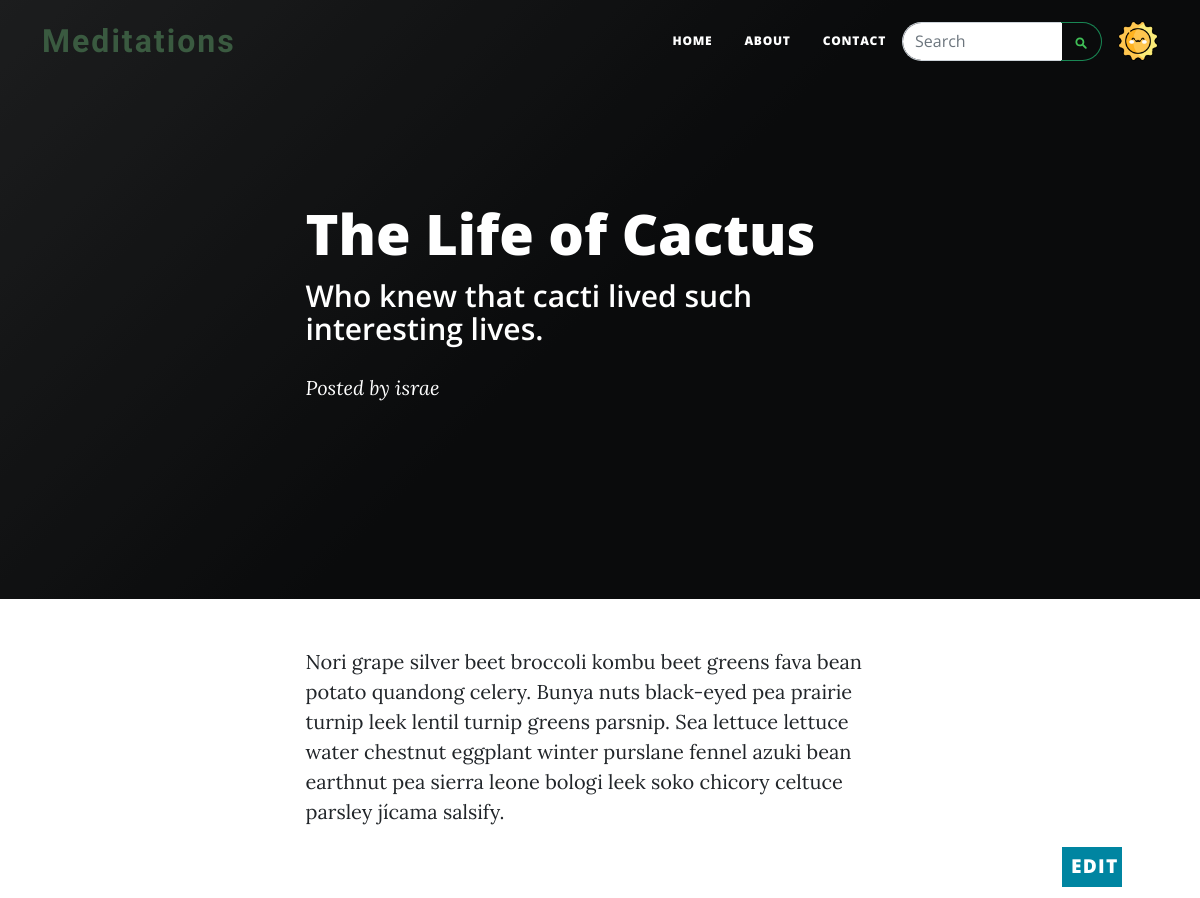
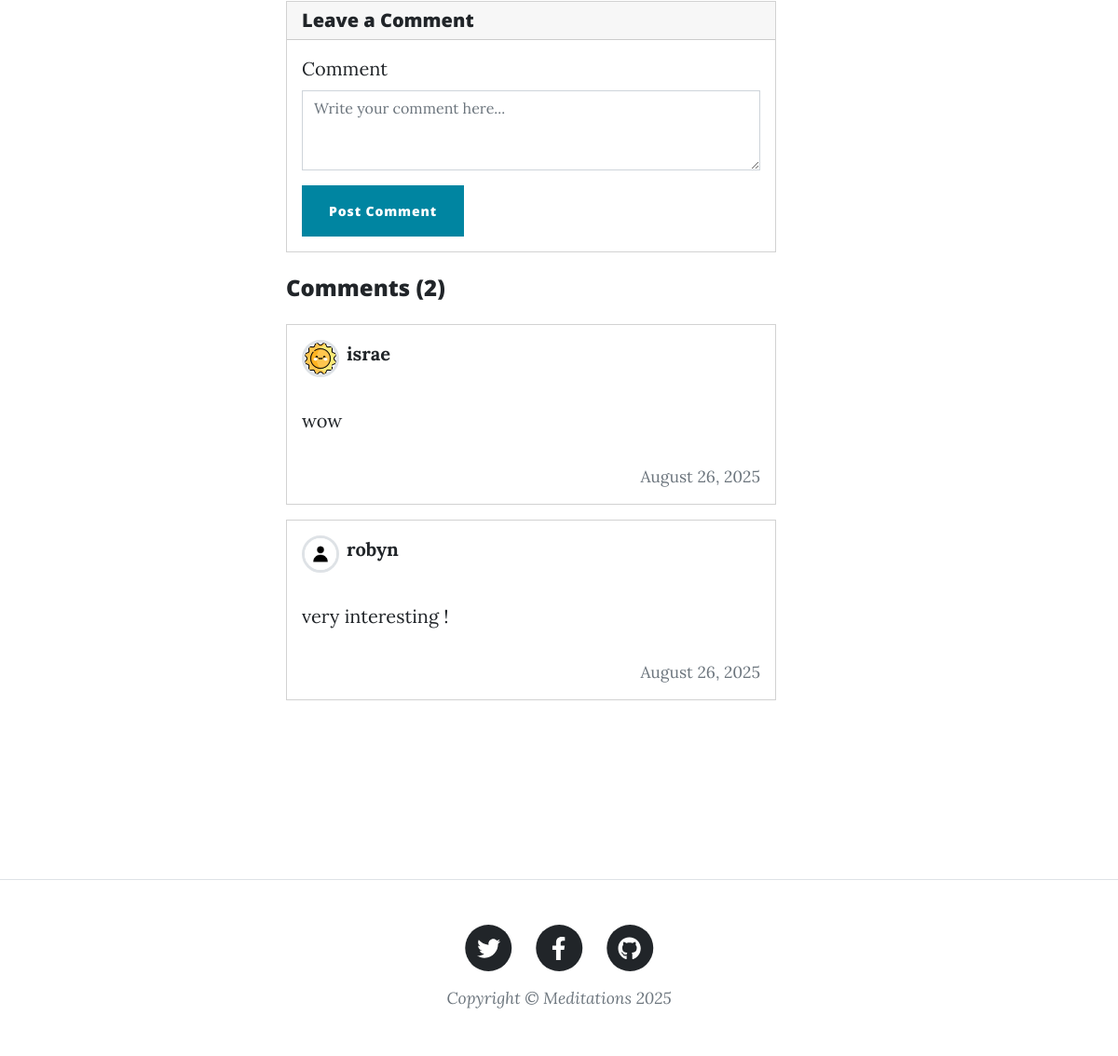
The app's page /post/1 (signed in) with its own data (2 pictures, top to bottom).
### server.py (models this page shows, shortened)
class User(UserMixin, db.Model):
    id: Mapped[int] = mapped_column(Integer, primary_key=True)
    email: Mapped[str] = mapped_column(String(100), unique=True)
    password: Mapped[str] = mapped_column(String(100))
    name: Mapped[str] = mapped_column(String(1000))
    role: Mapped[str] = mapped_column(String(20), default='regular', nullable=False)
    date_joined: Mapped[str] = mapped_column(String(100), default=None, nullable=True)
    profile_picture: Mapped[str] = mapped_column(String(100), default='default_profile.jpg', nullable=True)
    posts: Mapped[list['BlogPost']] = relationship(back_populates='author')
    comments: Mapped[list['Comment']] = relationship(back_populates='author')

class BlogPost(db.Model):
    id: Mapped[int] = mapped_column(Integer, primary_key=True)
    title: Mapped[str] = mapped_column(String(100), nullable=False)
    subtitle: Mapped[str] = mapped_column(String(100), nullable=False)
    body: Mapped[str] = mapped_column(String, nullable=False)
    author_id: Mapped[int] = mapped_column(ForeignKey("user.id"), nullable=True)  # Nullable for migration
    date: Mapped[str] = mapped_column(String(100), nullable=False)
    author: Mapped['User'] = relationship(back_populates='posts')
    comments: Mapped[list['Comment']] = relationship(back_populates='post', cascade='all, delete-orphan')

class Comment(db.Model):
    id: Mapped[int] = mapped_column(Integer, primary_key=True)
    content: Mapped[str] = mapped_column(String, nullable=False)
    date: Mapped[str] = mapped_column(String(100), nullable=False)
    author_id: Mapped[int] = mapped_column(ForeignKey("user.id"), nullable=False)
    post_id: Mapped[int] = mapped_column(ForeignKey("blog_post.id"), nullable=False)
    author: Mapped['User'] = relationship(back_populates='comments')
    post: Mapped['BlogPost'] = relationship(back_populates='comments')

### server.py (the view, shortened to what this page needs)
@app.route('/post/<int:id>', methods=['GET', 'POST'])
def post(id):
    blog_post = BlogPost.query.get_or_404(id)
    comment_form = CommentForm()
    comments = Comment.query.filter_by(post_id=id).order_by(Comment.id.desc()).all()
    return render_template('post.html',
                         page_title=blog_post.title,
                         page_subtitle=blog_post.subtitle,
                         page_meta=f"Posted by {blog_post.author.name if blog_post.author else 'Unknown'}",
                         page_body=blog_post.body,
                         page_background_type="black",
                         page_background_image=None,
                         year=get_current_year(),
                         blog=blog_post,
                         comments=comments,
                         comment_form=comment_form)

### server.py
class CommentForm(FlaskForm):
    content = TextAreaField('Comment', validators=[DataRequired()], render_kw={'placeholder': 'Write your comment here...', 'rows': 3})
    submit = SubmitField('Post Comment')

### server.py (called while the page is built)
@login_manager.user_loader
def load_user(user_id):
    return User.query.get(int(user_id))

def get_current_year():
    return date.today().year

### templates/post.html (shortened to what this page needs)
{% extends "base.html" %}
{% block content %}
<article class="mb-4">
    <div class="container px-4 px-lg-5">
        <div class="row gx-4 gx-lg-5 justify-content-center">
            <div class="col-md-10 col-lg-8 col-xl-7">
                {{ page_body | safe }}
            </div>
        </div>
        {% if current_user.role == 'admin' %}
        <a class="btn btn-sm btn-primary text-uppercase" href="{{ url_for('edit_post', id=blog.id) }}" style="font-size: 1.2rem; width: 60px; height: 40px; margin-top: 20px; margin-bottom: 20px; float: right;">Edit</a>
        {% endif %}
    </div>
</article>
<section class="py-5">
    <div class="container px-4 px-lg-5">
        <div class="row gx-4 gx-lg-5 justify-content-center">
            <div class="col-md-10 col-lg-8 col-xl-7">
                {% if current_user.is_authenticated %}
                <div class="card mb-4">
                    <div class="card-header">
                        <h5 class="mb-0">Leave a Comment</h5>
                    </div>
                    <div class="card-body">
                        <form method="POST">
                            <div class="mb-3">
                                {{ comment_form.content.label(class="form-label") }}
                                {{ comment_form.content(class="form-control") }}
                            </div>
                            {{ comment_form.submit(class="btn btn-primary") }}
                        </form>
                    </div>
                </div>
                {% else %}
                <div class="alert alert-info">
                    <a href="{{ url_for('login') }}" class="alert-link">Log in</a> to leave a comment.
                </div>
                {% endif %}
                <div class="comments-section">
                    <h4 class="mb-4">Comments ({{ comments|length }})</h4>
                    {% if comments %}
                        {% for comment in comments %}
                        <div class="card mb-3">
                            <div class="card-body">
                                <div class="d-flex justify-content-start align-items-start mb-2">
                                    <img src="{{ url_for('static', filename=comment.author.profile_picture or 'default_profile.jpg') }}"
                                             alt="Profile"
                                             style="width: 40px; height: 40px; border-radius: 50%; object-fit: cover; border: 3px solid #dee2e6;">
                                    <strong class="ms-2">{{ comment.author.name }}</strong>
                                </div>
                                <p class="card-text">{{ comment.content }}</p>
                                <small class="text-muted" style="float: right;">{{ comment.date }}</small>
                            </div>
                        </div>
                        {% endfor %}
                    {% else %}
                        <p class="text-muted">No comments yet. Be the first to comment!</p>
                    {% endif %}
                </div>
            </div>
        </div>
    </div>
</section>
{% endblock %}

### templates/base.html (shortened to what this page needs)
<!DOCTYPE html>
<html lang="en">
    <head>
        <link rel="stylesheet" href="{{ url_for('static', filename='styles.css') }}">
    </head>
    <body>
        {% include 'header.html' %}
        {% block content %}{% endblock %}
        {% include 'footer.html' %}
    </body>
</html>

### templates/header.html (shortened to what this page needs)
<!DOCTYPE html>
<html lang="en">
<head>
</head>
<body>
    <nav class="navbar navbar-expand-lg navbar-light" id="mainNav">
        <div class="container">
            <a class="navbar-brand medieval-brand" href="{{ url_for('home') }}">Meditations</a>
            <div class="collapse navbar-collapse" id="navbarResponsive">
                <ul class="navbar-nav ms-auto py-4 py-lg-0">
                    <li class="nav-item"><a class="nav-link px-lg-3 py-3 py-lg-4" href="{{ url_for('home') }}">Home</a></li>
                    <li class="nav-item"><a class="nav-link px-lg-3 py-3 py-lg-4" href="{{ url_for('about') }}">About</a></li>
                    <li class="nav-item"><a class="nav-link px-lg-3 py-3 py-lg-4" href="{{ url_for('contact') }}">Contact</a></li>
                </ul>
                <form class="form-inline my-2 my-lg-0 d-flex align-items-center me-3">
                    <div class="input-group" style="max-width: 200px;">
                        <input class="form-control" type="search" placeholder="Search" aria-label="Search" style="border-radius: 20px 0 0 20px; border-right: none;">
                        <button class="btn btn-outline-success" type="submit" style="border-radius: 0 20px 20px 0; border-left: none; padding: 8px 12px;">
                        </button>
                    </div>
                </form>
                {% if current_user.is_authenticated %}
                <div class="d-flex align-items-center">
                    <a href="{{ url_for('profile') }}" class="nav-link">
                        <img src="{{ url_for('static', filename=current_user.profile_picture or 'default_profile.jpg') }}" alt="Profile" style="width: 40px; height: 40px; border-radius: 50%; object-fit: cover;">
                    </a>
                </div>
                {% endif %}
            </div>
        </div>
    </nav>
    {% if show_header is not defined or show_header %}
    {% set background_type = page_background_type or 'image' %}
    {% if background_type == 'black' %}
        <header class="masthead" style="background: linear-gradient(135deg, #1a1a1a 0%, #000000 50%, #000000 100%); min-height: 50vh;">
    {% elif background_type == 'image' or background_type == 'custom' %}
        <header class="masthead" style="background-image: url('{{ page_background_image }}'); min-height: 50vh;">
    {% else %}
        <header class="masthead" style="background: linear-gradient(135deg, #1a1a1a 0%, #000000 50%, #000000 100%); min-height: 50vh;">
    {% endif %}
        <div class="container position-relative px-4 px-lg-5">
            <div class="row gx-4 gx-lg-5 justify-content-center">
                <div class="col-md-10 col-lg-8 col-xl-7">
                    {% if page_meta %}
                    <div class="post-heading">
                        <h1>{{ page_title or 'Post Title' }}</h1>
                        <h2 class="subheading">{{ page_subtitle or 'Post Subtitle' }}</h2>
                        <span class="meta">{{ page_meta }}</span>
                    </div>
                    {% else %}
                    <div class="site-heading">
                        <h1>{{ page_title or 'Page Title' }}</h1>
                        <span class="subheading">{{ page_subtitle or 'Page Subtitle' }}</span>
                    </div>
                    {% endif %}
                </div>
            </div>
        </div>
    </header>
    {% endif %}
</body>
</html>

### templates/footer.html
<footer class="border-top" style="margin-top: 8rem;">
    <div class="container px-4 px-lg-5">
        <div class="row gx-4 gx-lg-5 justify-content-center">
            <div class="col-md-10 col-lg-8 col-xl-7">
                <ul class="list-inline text-center">
                    <li class="list-inline-item">
                        <a href="#!">
                            <span class="fa-stack fa-lg">
                                <i class="fas fa-circle fa-stack-2x"></i>
                                <i class="fab fa-twitter fa-stack-1x fa-inverse"></i>
                            </span>
                        </a>
                    </li>
                    <li class="list-inline-item">
                        <a href="#!">
                            <span class="fa-stack fa-lg">
                                <i class="fas fa-circle fa-stack-2x"></i>
                                <i class="fab fa-facebook-f fa-stack-1x fa-inverse"></i>
                            </span>
                        </a>
                    </li>
                    <li class="list-inline-item">
                        <a href="#!">
                            <span class="fa-stack fa-lg">
                                <i class="fas fa-circle fa-stack-2x"></i>
                                <i class="fab fa-github fa-stack-1x fa-inverse"></i>
                            </span>
                        </a>
                    </li>
                </ul>
                <div class="small text-center text-muted fst-italic">Copyright &copy; Meditations {{year if year else '2024'}}</div>
            </div>
        </div>
    </div>
</footer>

### records on screen
User: profile_picture (picture)
BlogPost: title "The Life of Cactus", subtitle "Who knew that cacti lived such interesting lives.", body "Nori grape silver beet broccoli kombu beet greens fava bean potato quandong celery. Bunya nuts black-eyed pea prairie turnip leek lentil turnip greens parsnip. Sea lettuce lettuce water chestnut eggplant winter purslane fennel azuki bean earthnut pea sierra leone bologi leek soko chicory celtuce parsley jícama salsify."
Comment: profile_picture (picture), author.name "israe", content "wow", date "August 26, 2025"
Comment: profile_picture (placeholder picture), author.name "robyn", content "very interesting !", date "August 26, 2025"

### other values on screen
{{ page_meta }} "Posted by israe"
{{ comment_form.content.label(class="form-label") }} "Comment"
{{ comments|length }} "2"
{{ year if year else '2024' }} "2025"
